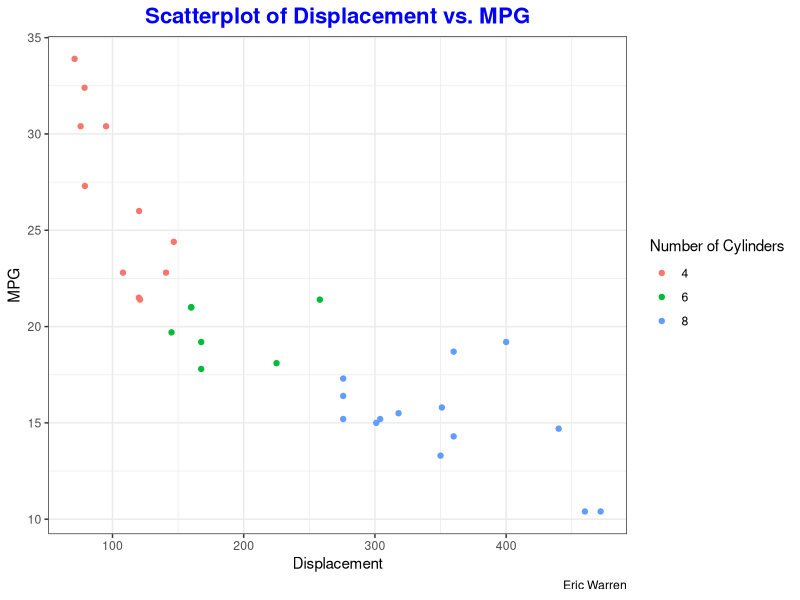
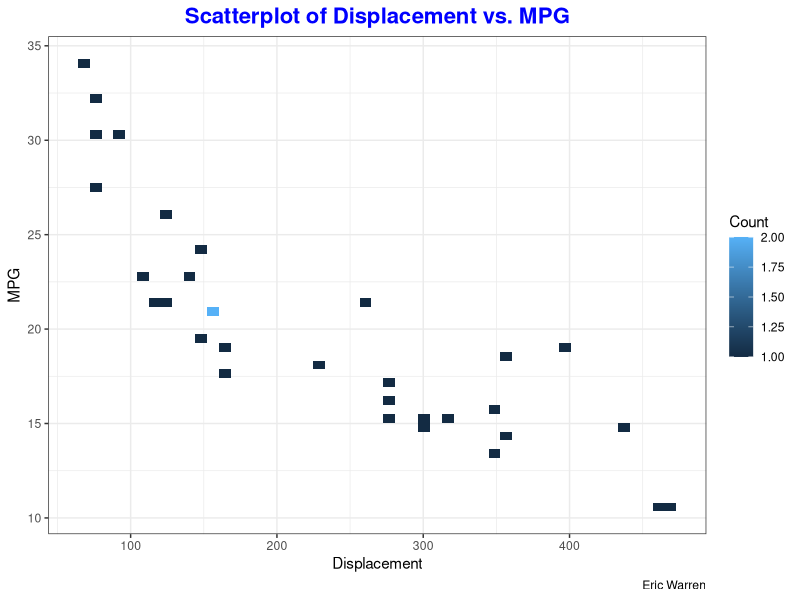

Write R code to recreate these figures, in order.
# Purpose: October 27th Data Science Programming Intro to R Plotting


# Read in the data and libraries needed -----------------------------------

library(tidyverse)
mtcars <- mtcars


# Summarize data through different statistical measures -------------------

mtcars %>%
  dplyr::summarize_at(c("mpg", "hp", "disp"),
                      c(mean = mean, 
                        sd = sd, 
                        min = min, 
                        median = median, 
                        max = max))


# Mutating data -----------------------------------------------------------

mtcars %>%
  mutate(scale_mpg= (mpg - min(mpg)) / (max(mpg) - min(mpg)))

mtcars %>%
  mutate_if(is.numeric, function(x) (x - min(x)) / (max(x) - min(x))) #Mutate multiple columns (those that are numeric)

mtcars[which.min(mtcars$mpg), "disp"] #Find minimum value of mpg and that displacement value


# Plotting data -----------------------------------------------------------

# Making scatterplots
mtcars %>%
  ggplot(aes(x = disp, y = mpg)) +
  geom_point(aes(color = factor(cyl))) +
  labs(title = "Scatterplot of Displacement vs. MPG",
       caption = "Eric Warren",
       x = "Displacement",
       y = "MPG",
       color = "Number of Cylinders") + 
  theme_bw() +
  theme(plot.title = element_text(color = "blue",
                                  face = "bold",
                                  size = 16,
                                  hjust = 0.5))
# Making 2d bin heatmaps
mtcars %>%
  ggplot(aes(x = disp, y = mpg)) +
  geom_bin_2d(bins = 50) +
  labs(title = "Scatterplot of Displacement vs. MPG",
       caption = "Eric Warren",
       x = "Displacement",
       y = "MPG",
       fill = "Count") + 
  theme_bw() +
  theme(plot.title = element_text(color = "blue",
                                  face = "bold",
                                  size = 16,
                                  hjust = 0.5))